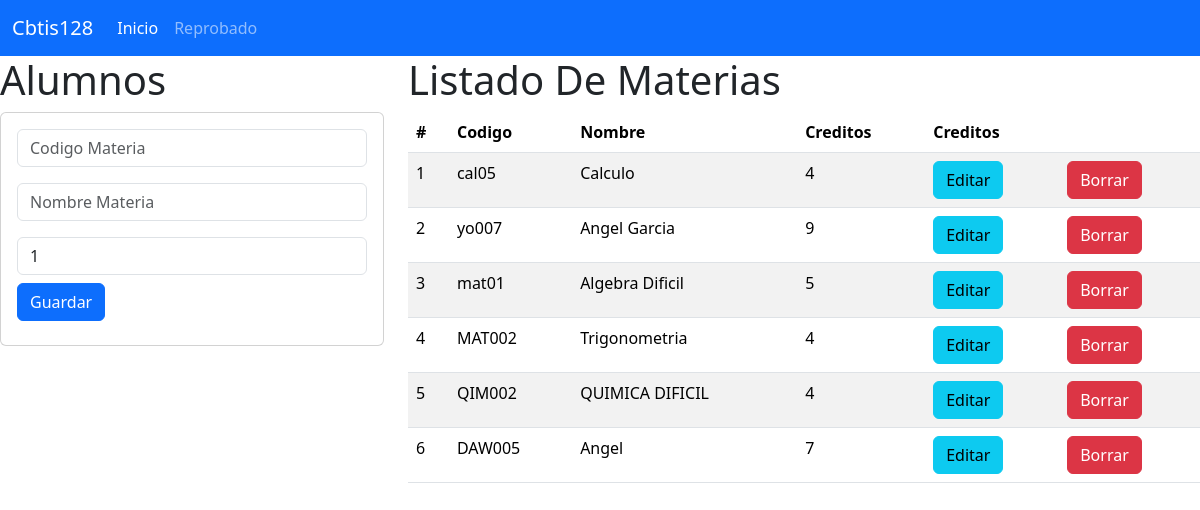
The page / on the database its author committed.
### matereia_app/models.py (models this page shows, shortened)
class Materia(models.Model):
    codigo=models.CharField(primary_key=True,max_length=6)
    nombre=models.CharField(max_length=100)
    creditos=models.PositiveSmallIntegerField()

### matereia_app/views.py (the view)
# urls.py: path("",views.inicio_vista, name="Incio_vista"),
def inicio_vista(request):
    lasmaterias=Materia.objects.all()
    return render(request,"gestionarMateia.html",{"mismaterias":lasmaterias})

### matereia_app/templates/gestionarMateia.html
{% extends "base.html" %}
{% block cuerpo %}
    <div class="row">
    <div class="col-sm-12 col-md-4 col-Ig-4 col-cl-4">
        <h1> Alumnos </h1>
        <div class="card">
            <div class="card-body">
            <form action="/registrarMateria/" method="POST">  {% csrf_token%}
                <div class="form-group">
                    <input type="text" id="txtcodigo" name="txtcodigo" class="form-control"
                    placeholder="Codigo Materia" minlength="6" maxlength="6" required>
                </div>
                <div class="form-group py-3">
                    <input type="text" id="txtnombre" name="txtnombre" class="form-control"
                    placeholder="Nombre Materia" maxLength="100" required>
                </div>
                <div class="form-group">
                    <input type="text" id="numcreditos" name="numcreditos" class="form-control"
                    value="1" min="1" max="9" required>
                </div>
                <div class="form-group py-2">
                    <button type="submit" class="btn btn-primary">Guardar</button>
                </div>
              </form>
            </div>
          </div>
    </div>
    <div class="col-sm-12 col-md-8 col-Ig-8 col-cl-4">
        <h1> Listado De Materias </h1>
        <divclass=table-responsive>
            <table class="table table-striped">
                <thead>
        <tr>
        <th scope="col">#</th>
        <th scope="col">Codigo</th>
        <th scope="col">Nombre</th>
        <th scope="col">Creditos</th>
        <th colspan="2">Creditos</th>
        </tr>
                </thead>
        <tbody>
            {% for m in mismaterias %}
                <tr>
                    <td>{{forloop.counter}}</td>
                    <td>{{m.codigo}}</td>
                    <td>{{m.nombre}}</td>
                    <td>{{m.creditos}}</td>
                    <td><a href="seleccionarMateria/{{m.codigo}}"class="btn btn-info">Editar</a></td>
                    <td><a href="borrarMateria/{{m.codigo}}"class="btn btn-danger">Borrar</a></td>
                </tr>
                {% endfor %}
        </tbody>
    </table>
    </div>
    </div>
{% endblock %}

### matereia_app/templates/base.html (shortened to what this page needs)
<!Doctype html>
<html lang="en">
  <head>
    <link href="https://cdn.jsdelivr.net/npm/bootstrap@5.3.3/dist/css/bootstrap.min.css" rel="stylesheet">
  </head>
  <body>
    <nav class="navbar navbar-expand-lg bg-primary"data-bs-theme="dark">
        <div class="container-fluid">
          <a class="navbar-brand" href="#">Cbtis128</a>
          <div class="collapse navbar-collapse" id="navbarNav">
            <ul class="navbar-nav">
              <li class="nav-item">
                <a class="nav-link active" aria-current="page" href="#">Inicio</a>
              </li>
              <li class="nav-item">
                <a class="nav-link" href="#">Reprobado</a>
              </li>
            </ul>
          </div>
        </div>
      </nav>
    {% block cuerpo %}
    {% endblock %}
  </body>
</html>

### rows shown on the page
Materia: codigo "cal05", nombre "Calculo", creditos "4"
Materia: codigo "yo007", nombre "Angel Garcia", creditos "9"
Materia: codigo "mat01", nombre "Algebra Dificil", creditos "5"
Materia: codigo "MAT002", nombre "Trigonometria", creditos "4"
Materia: codigo "QIM002", nombre "QUIMICA DIFICIL", creditos "4"
Materia: codigo "DAW005", nombre "Angel", creditos "7"
